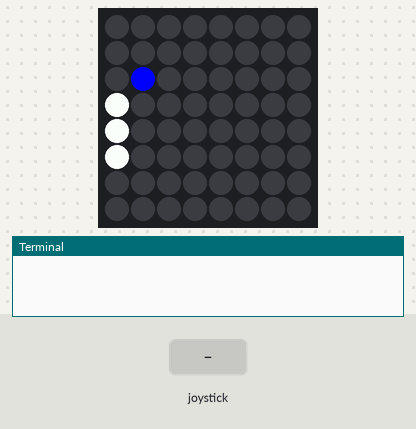
The program below on a simulated Raspberry Pi (BCM pin numbers) with a Sense HAT. Parts: the Sense HAT's 8×8 RGB LED matrix, the last lines printed to the terminal. The test bench sets the inputs (shaded band). The 64×8 strip is a reading aid, not a part: it shows the text the matrix is scrolling, unrolled, one strip-width of it at a time. At 6.9 s the program stops and its outputs stay as they are.

Above: at 1.2 s.
1.3 s: joystick pushed up
At 1.42 s:
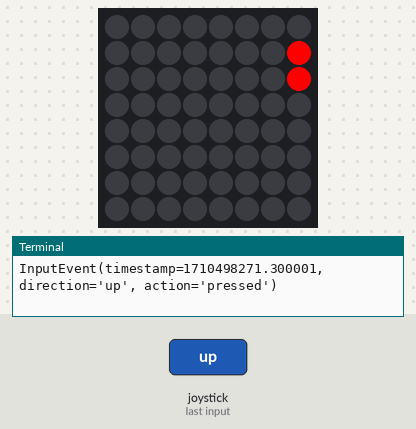
3.1 s: joystick pushed down
At 7.3 s:
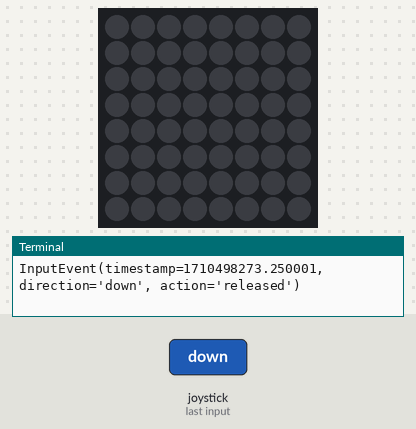
Timing chart, 0 to 8.4 s (numbered marks = the images above; inputs shaded):
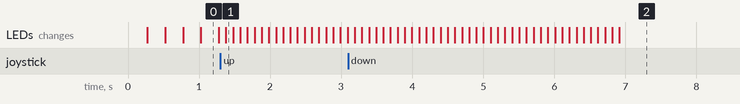

The program:

pong.py
```python
from time import sleep
from sense_hat import SenseHat, ACTION_PRESSED, ACTION_HELD, ACTION_RELEASED
sense = SenseHat()

sense.clear(0, 0, 0)

y = 4
ball_position=[6, 3]
ball_speed=[-1, -1]

def draw_bat():
    sense.set_pixel(0, y, 255, 255, 255)
    sense.set_pixel(0, y+1, 255, 255, 255)
    sense.set_pixel(0, y-1, 255, 255, 255)

def ball_play():
    sense.set_pixel(ball_position[0], ball_position[1], 0, 0, 0)

    ball_position[0] += ball_speed[0]
    ball_position[1] += ball_speed[1]

    if ball_position[1] == 0 or ball_position[1] == 7:
        ball_speed[1] = -ball_speed[1]
    if ball_position[0] == 7:
        ball_speed[0] = -ball_speed[0]
    if ball_position[0] == 1 and y-1 <= ball_position[1] <= y+1:
        ball_speed[0] = -ball_speed[0]
    if ball_position[0] == 0:
        return False

    sense.set_pixel(ball_position[0], ball_position[1], 0, 0, 255)
    return True

def move_up(event):
    global y
    if y > 1 and event.action == ACTION_PRESSED:
        y -= 1
    print(event)

def move_down(event):
    global y
    if y < 6 and event.action == ACTION_PRESSED:
        y += 1
    print(event)


sense.stick.direction_up = move_up
sense.stick.direction_down = move_down

while ball_play():
    draw_bat()
    sleep(0.25)
    sense.clear(0, 0, 0)

sense.show_message("You Lose", text_colour=(255, 0, 0))
```
